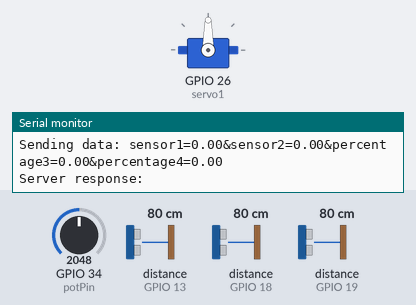
Recording of a sketch running on a simulated ESP32. On the bench: servo, the last lines printed to the serial monitor. Wiring (inferred from the names in the program): 3 × ultrasonic range finder: trigger GPIO 5, echo GPIO 18 / trigger GPIO 12, echo GPIO 13 / trigger GPIO 23, echo GPIO 19. The inputs (shaded band) are chosen by the test bench; at power-on: distance to the obstacle (sensors on GPIO 13, GPIO 18, GPIO 19) 80 cm, GPIO 34 (potPin) = 2048. The echo pulse lasts 58.3 µs per cm; WiFi joins after 1.5 s; servers stay silent unless stated; uploads are accepted with an empty reply.

Above: at 3.2 s.
3.3 s: distance to the obstacle (sensor on GPIO 13) set to 27 cm
10.7 s: distance to the obstacle (sensor on GPIO 13) set to 22 cm
At 15.8 s:
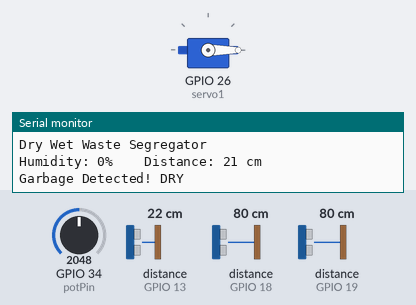
19.2 s: distance to the obstacle (sensor on GPIO 13) set to 4 cm
26.7 s: distance to the obstacle (sensor on GPIO 13) set to 2 cm
29.7 s: distance to the obstacle (sensor on GPIO 13) set to 9 cm
At 39.8 s:
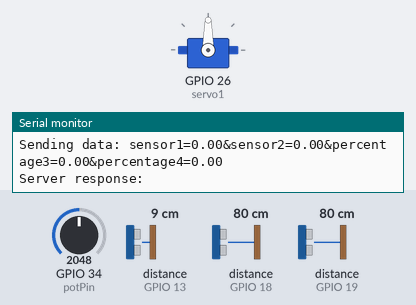
Timing chart, 0 to 41.2 s (numbered marks = the images above; inputs shaded):
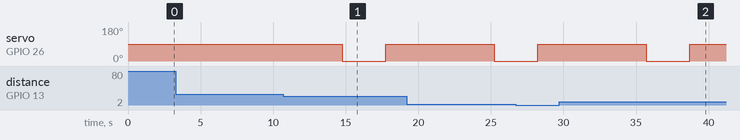

Measured:
- the behaviour switches between 26 and 25 cm on distance to the obstacle (sensor on GPIO 13) (found by bisection; images 0 and 1)
- after the input at 10.7 s, servo on GPIO 26 (servo1): 90° → 0° after 4.1 s, → 90° 3.0 s later
- after the input at 29.7 s, servo on GPIO 26 (servo1): 90° → 0° after 6.0 s, → 90° 3.0 s later

The sketch:

ESP32.ino
```cpp
#include <ESP32Servo.h> // Pustaka untuk ESP32
#include <WiFi.h>
#include <HTTPClient.h>

// Servo motor setup
Servo servo1;

const int trigPin = 12;
const int echoPin = 13; // Ganti dengan pin yang sesuai
long duration;
int distance = 0;
int potPin = 34; // ESP32 menggunakan pin ADC seperti 34 atau 35
int soil = 0;
int fsoil;
int maxDryValue = 1;      // Nilai kelembapan untuk menentukan jenis sampah
int Ultra_Distance = 25;  // Jarak sensor ultrasonik ke sensor kelembapan dalam cm

// Additional ultrasonic sensors
#define TRIG_PIN1 5   // Trigger Pin for Sensor 1
#define ECHO_PIN1 18  // Echo Pin for Sensor 1
#define TRIG_PIN2 23  // Trigger Pin for Sensor 2
#define ECHO_PIN2 19  // Echo Pin for Sensor 2

// WiFi Configuration
#define WIFI_SSID "Alia"
#define WIFI_PASSWORD "12345678"

// Server Configuration
const char* serverUrl = "http://192.168.66.76/makersgroup/sensor.php";

String sendval1, sendval2, sendval3, sendval4, postData;

void checkWiFiConnection() {
  while (WiFi.status() != WL_CONNECTED) {
    Serial.println("Connecting to Wi-Fi...");
    delay(1000);
  }
  Serial.println("Connected to Wi-Fi");
  Serial.print("IP Address: ");
  Serial.println(WiFi.localIP());
}

float measureDistance(uint8_t trigPin, uint8_t echoPin) {
  digitalWrite(trigPin, LOW);
  delayMicroseconds(2);
  digitalWrite(trigPin, HIGH);
  delayMicroseconds(10);
  digitalWrite(trigPin, LOW);

  long duration = pulseIn(echoPin, HIGH);
  float distance = (duration * 0.034) / 2; // Convert time to distance in cm

  // Handle invalid readings
  if (distance > 35) {
    distance = 0; // Cap the distance to 0 cm if it exceeds
  } else {
    distance = 35 - distance; // Adjust distance based on the new formula
  }

  return distance;
}

void setup() {
  Serial.begin(115200);

  // Servo motor and soil sensor setup
  pinMode(trigPin, OUTPUT);
  pinMode(echoPin, INPUT);
  servo1.attach(26); // Ganti 26 dengan pin PWM yang sesuai untuk ESP32
  Serial.println("Soil Sensor     Ultrasonic          Servo");
  Serial.println(".........");

  // WiFi setup
  WiFi.mode(WIFI_STA);
  WiFi.begin(WIFI_SSID, WIFI_PASSWORD);
  checkWiFiConnection();

  // Additional ultrasonic sensors setup
  pinMode(TRIG_PIN1, OUTPUT);
  pinMode(ECHO_PIN1, INPUT);
  pinMode(TRIG_PIN2, OUTPUT);
  pinMode(ECHO_PIN2, INPUT);
}

void loop() {
  Serial.println("Dry Wet Waste Segregator");

  // Measure soil sensor and ultrasonic distance for segregator
  int soil = 0;
  for (int i = 0; i < 2; i++) {
    digitalWrite(trigPin, LOW);
    delayMicroseconds(7);
    digitalWrite(trigPin, HIGH);
    delayMicroseconds(10);
    digitalWrite(trigPin, LOW);
    delayMicroseconds(10);
    duration = pulseIn(echoPin, HIGH);
    distance = duration * 0.034 / 2 + distance;
    delay(10);
  }
  distance = distance / 2;

  if (distance < Ultra_Distance && distance > 1) {
    delay(1000);
    for (int i = 0; i < 3; i++) {
      soil = analogRead(potPin);
      soil = constrain(soil, 485, 1023);
      fsoil = (map(soil, 485, 1023, 100, 0)) + fsoil;
      delay(75);
    }
    fsoil = fsoil / 3;

    Serial.print("Humidity: ");
    Serial.print(fsoil);
    Serial.print("%    Distance: ");
    Serial.print(distance);
    Serial.print(" cm");
    if (fsoil > maxDryValue) {
      delay(1000);
      Serial.println("\nGarbage Detected! WET");
      servo1.write(180);
      delay(3000);
    } else {
      delay(1000);
      Serial.println("\nGarbage Detected! DRY");
      servo1.write(0);
      delay(3000);
    }
    servo1.write(90);
  }
  distance = 0;
  fsoil = 0;

  // Measure additional ultrasonic distances
  float distance1 = measureDistance(TRIG_PIN1, ECHO_PIN1);
  float distance2 = measureDistance(TRIG_PIN2, ECHO_PIN2);

  // Calculate percentages
  float percentage3 = (distance1 * 100) / 35
  ;
  float percentage4 = (distance2 * 100) / 35;

  sendval1 = String(distance1); // Convert distance1 to a string
  sendval2 = String(distance2); // Convert distance2 to a string
  sendval3 = String(percentage3, 2); // Convert percentage3 to a string with 2 decimal places
  sendval4 = String(percentage4, 2); // Convert percentage4 to a string with 2 decimal places

  // Display measurements
  Serial.printf("Wet Sensor - Measured Distance: %.2f cm, Percentage: %.2f%%\n", distance1, percentage3);
  Serial.printf("Dry Sensor - Measured Distance: %.2f cm, Percentage: %.2f%%\n", distance2, percentage4);

  // Prepare and send POST data
  postData = "sensor1=" + sendval1 + "&sensor2=" + sendval2 + "&percentage3=" + sendval3 + "&percentage4=" + sendval4;
  Serial.print("Sending data: ");
  Serial.println(postData);

  WiFiClient client;
  HTTPClient http;
  http.begin(client, serverUrl);
  http.addHeader("Content-Type", "application/x-www-form-urlencoded");

  int httpCode = http.POST(postData);

  // Handle server response
  if (httpCode == HTTP_CODE_OK) {
    String response = http.getString();
    response.replace("<br>", "\n");
    Serial.println("Server response: ");
    Serial.println(response);
  } else {
    Serial.print("HTTP POST request failed with error code: ");
    Serial.println(httpCode);
  }
  http.end();

  delay(5000); // Wait 10 seconds before the next iteration
}
```
